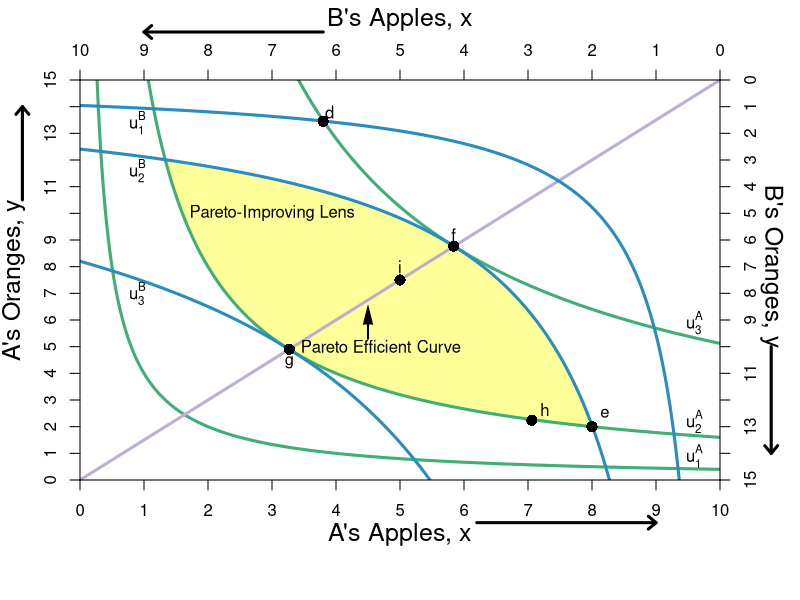

Write R code to recreate this figure.
#Graph Designer: Simon Halliday & Madeleine Wettach '20
#Authors: Bowles, Foley and Halliday
#Title: Microeconomics: Competition, Conflict and Coordination

#require(ggplot2)
require(shape)
pdf(file = "property/step_by_step_graphs_5/property_tioli_step4.pdf", width = 9, height = 7)

#Set parameters for graphics
axislabelsize <- 1.5
graphlinewidth <- 3

COL <- c("#7fc97f", "#beaed4", "#fdc086", "#ffff99", "#386cb0", "#f0027f", "#bf5b17", "#666666")
COLA <- c("#99d8c9","#66c2a4","#41ae76", "#238b45", "#005824")
COLB <- c("#4eb3d3", "#2b8cbe", "#0868ac","#084081")

indiffcurveA1 <- function(x, U = 2, A = 1, a = 0.5) {
  ((((U)/A)*(1/x)^a)^(1/(1-a)))
}

indiffcurveA2 <- function(x, U = 4, A = 1, a = 0.5) {
  (((U/A)*(1/x)^a)^(1/(1-a)))
}

indiffcurveA3 <- function(x, U = 6.123724, A = 1, a = 0.5) {
  (((U/A)*(1/x)^a)^(1/(1-a)))
}

indiffcurveA4 <- function(x, U = 7.156591, A = 1, a = 0.5) {
  ((((U)/A)*(1/x)^a)^(1/(1-a)))
}

paretoEC <- function(x) {
  (3/2)*x
}

indiffcurveBneg <- function(x, U = 5.09, A = 1, a = 0.5) {
  15 - (((U/A)*(1/(10 - x))^a)^(1/(1-a)))
}

indiffcurveBneg1 <- function(x, U = 3.09, A = 1, a = 0.5) {
  15 - (((U/A)*(1/(10 - x))^a)^(1/(1-a)))
}

indiffcurveBneg2 <- function(x, U = 5.09, A = 1, a = 0.5) {
  15 - (((U/A)*(1/(10 - x))^a)^(1/(1-a)))
}

indiffcurveBneg3 <- function(x, U = 8.244574, A = 1, a = 0.5) {
  15 - (((U/A)*(1/(10 - x))^a)^(1/(1-a)))
}




#Aisha happens to have found 8 apples and 2 oranges, 
#and Betty happens to have found 2 apples and 13 oranges. 
#Aisha's utility (8^0.5)*(2^0.5) = 4
#Betty's utility (2^0.5)*(13^0.5) = 5.09


par(mar =  c(6, 4, 4, 4))
xlims <- c(0, 10)
ylims <- c(0, 15)
xlims2 <- c(10, 0)
ylims2 <- c(15, 0)

plot(0, 0, xlim = xlims, ylim = ylims, type = "n",
     xlab = expression(paste("A's Apples, ", x)),
     ylab = expression(paste("A's Oranges, ", y)), 
     line = 2.5,
     xaxt = "n", 
     yaxt = "n", 
     cex.lab = axislabelsize, 
     bty = "n",
     xaxs="i", 
     yaxs="i")


npts <- 500 
npts2 <- 501

#Specify the sequences of points for graphing. 
xx1 <- seq(xlims[1], xlims[2], length.out = npts)
yy1 <- indiffcurveA2(xx1, U = 4, A = 1, a = 0.5)
yy2 <- indiffcurveA2(xx1)

#Polygon Attempt
#polygon(x = c(1.34, 6, 8, 10 - 6.73), y = c(12, 9, 2, 15 - 10.1), col="powderblue", density=NULL, border = NA)

#I need something like xx1 with npts for 
xpoly1 <- seq(from = 1.34, to = 8, length.out = 500)
ypoly1 <- indiffcurveA2(xpoly1, U = 4, A = 1, a = 0.5)
ypoly2 <- indiffcurveBneg(xpoly1, U = 5.09, A = 1, a = 0.5)
polygon(x = c(xpoly1, rev(xpoly1)), y = c(ypoly1, rev(ypoly2)), col=COL[4], density=NULL, border = NA)

#Draw the lines for the graphs
lines(xx1, indiffcurveA1(xx1), col = COLA[3], lwd = graphlinewidth)
lines(xx1, indiffcurveA2(xx1), col = COLA[3], lwd = graphlinewidth)
#lines(xx1, indiffcurveA3(xx1), col = COLA[3], lwd = graphlinewidth)
lines(xx1, indiffcurveA4(xx1), col = COLA[3], lwd = graphlinewidth)
lines(xx1, paretoEC(xx1), col = COL[2], lwd = graphlinewidth)

lines(xx1, indiffcurveBneg1(xx1), col = COLB[2], lwd = graphlinewidth)
lines(xx1, indiffcurveBneg2(xx1), col = COLB[2], lwd = graphlinewidth)
lines(xx1, indiffcurveBneg3(xx1), col = COLB[2], lwd = graphlinewidth)

#Customize ticks and labels for the plot
ticksy <- seq(from = 0, to = 15, by = 1)
ylabels <- seq(from = 0, to = 15, by = 1)
ticksx <- seq(from = 0, to = 10, by = 1)
xlabels <- seq(from = 0, to = 10, by = 1)
axis(1, at = ticksx, pos = 0, labels = xlabels)
axis(2, at = ticksy, pos = 0, labels = ylabels, las = 0)

#Add arrows:
arrows(-0.9, 10.5, -0.9, 14, xpd = TRUE, length=0.1,angle=40,lwd=3)
arrows(6.2, -1.6, 9, -1.6, xpd = TRUE, length=0.1,angle=40,lwd=3)

#Annotation of the three graphs and the NE
text(9.6, 0.9, expression(u[1]^A))
text(9.6, 2.2, expression(u[2]^A))
#text(9.6, 4.4, expression(u[3]^A))
text(9.6, 5.9, expression(u[3]^A))

#Perhaps useful point to label the unused intersection of the participation constraints
#points(1.34, 12, pch = 16, col = "black", cex = 1.5)



#Pareto efficiency curve
#segments(4.16, 6.23, 6.73, 10.1, lty = 2, lwd = 2)
text(4.7, 5, expression("Pareto Efficient Curve"))
Arrows(4.5, 5.3, 4.5, 6.2, col = "black", lty = 1, lwd = 2, arr.type = "triangle", arr.lwd = 0.5)


#Set up second axes and labels

par(new = TRUE)

#Use the same x and ylims as previously, but with locations switched
xlims2 <- c(10, 0)
ylims2 <- c(15, 0)

#Leave the ylab and xlab blank to ensure no axes titles
plot(0, 0, xlim = xlims2, ylim = ylims2, type = "n",
     xlab = expression(paste("")),
     ylab = expression(paste("")),
     xaxt = "n", 
     yaxt = "n", 
     cex.lab = 1.3, 
     bty = "n",
     xaxs="i", 
     yaxs="i")

#Set up axes at sides 3 and 4 (top and right)
axis(side = 3, at = ticksx, pos = 0, labels = xlabels)
axis(side = 4, at = ticksy, pos = 0, labels = ylabels, las = 0)
mtext("B's Apples, x", side=3, line = 2.5, cex = axislabelsize)
text(-0.8, 7, expression(paste("B's Oranges, y")), xpd = TRUE, cex = axislabelsize, srt = 270) 

#Add arrows:
arrows(-0.8, 10, -0.8, 14, xpd = TRUE, length=0.1,angle=40,lwd=3)
arrows(6.2, -1.8, 9, -1.8, xpd = TRUE, length=0.1,angle=40,lwd=3)

#Label B's indifference curves
text(9.1, 1.6, expression(u[1]^B))
text(9.1, 3.4, expression(u[2]^B))
#text(9.1, 4.6, expression(u[3]^B))
text(9.1, 8, expression(u[3]^B))

#Add a point for the initial endowment
points(2, 13, pch = 16, col = "black", cex = 1.5)
text(1.8, 12.5, expression(e))

#Label a point on the middle of the curve
points(5, 7.5, pch = 16, col = "black", cex = 1.5)
text(5, 7, expression(i))

#(5^0.5)*(7.5^0.5) = 6.123724

#Add point for comparison to participation constraint
points(6.2, 1.55, pch = 16, col = "black", cex = 1.5)
text(6.1, 1.2, expression(d))


#Calculate TIOLI power allocation for B
#mrs(x,y) => pareto efficient curve is (3/2)x = y
#A's initital utility is 4 = u(8,2) = (8^0.5)*(2^0.5)
#Therefore substitute in the contract curve u_e^A = 4 = (x^A)^(0.5)(3/2*x^A)^0.5
# => x^A = 4/((3/2)^0.5) = 3.27 => x^B = 6.73
# => y^A = 3/2(x^A) = 4.9 => y^B = 10.1

#Add point g for B's TIOLI power
points(6.73, 10.1, pch = 16, col = "black", cex = 1.5)
text(6.73, 10.6, expression(g))

#Calculate TIOLI power allocation for A
#mrs(x,y) => pareto efficient curve is (3/2)x = y
#A's initital utility is 4 = u(8,2) = (8^0.5)*(2^0.5)
#Therefore substitute in the contract curve u_e^A = 4 = (x^A)^(0.5)(3/2*x^A)^0.5
# => x^B = 5.09/((3/2)^0.5) = 4.16 => x^A = 5.84
# => y^B = 3/2(x^B) = 6.23 => y^A = 8.77 
#=> u^A = (5.84^0.5)*(8.77^0.5) = 7.156591

#Add point f for A's TIOLI power
points(4.16, 6.23, pch = 16, col = "black", cex = 1.5)
text(4.16, 5.8, expression(f))

#Annotating B's endowment
##text(1.8, 12.5, expression(e))

#Annotating a point that is a Pareto improvement over e.
points(2.94, 12.76, pch = 16, col = "black", cex = 1.5)
text(2.74, 12.36, expression(h))
#(2.94^0.5)*(12.76^0.5)

#Label Pareto Improving Lens
text(7, 5, expression(paste("Pareto-Improving Lens")))

dev.off()
